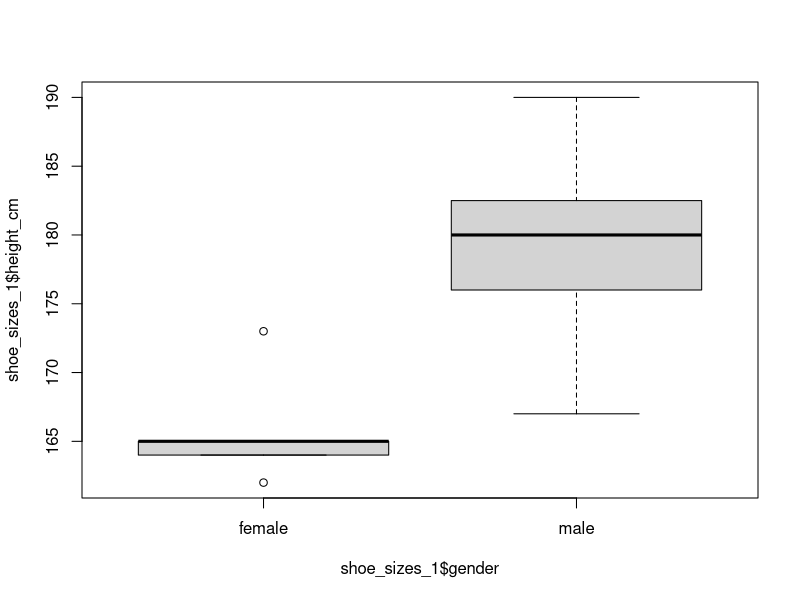
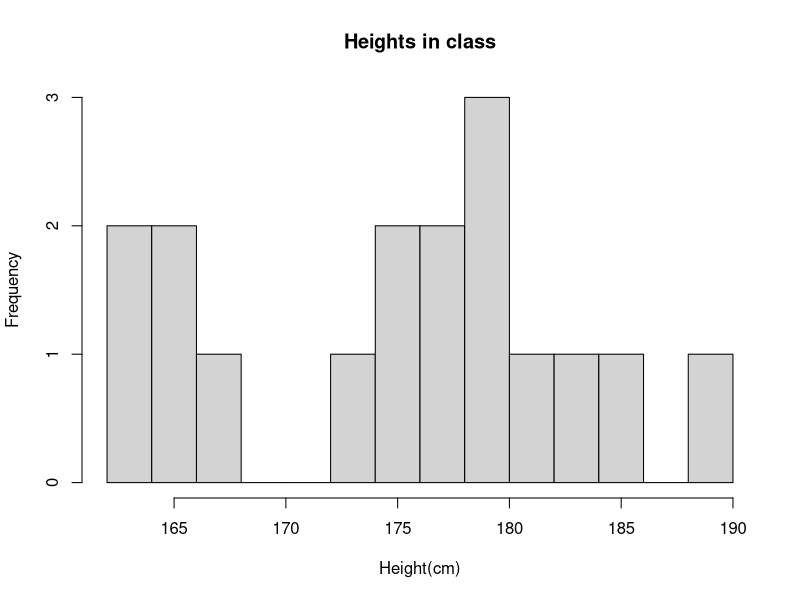
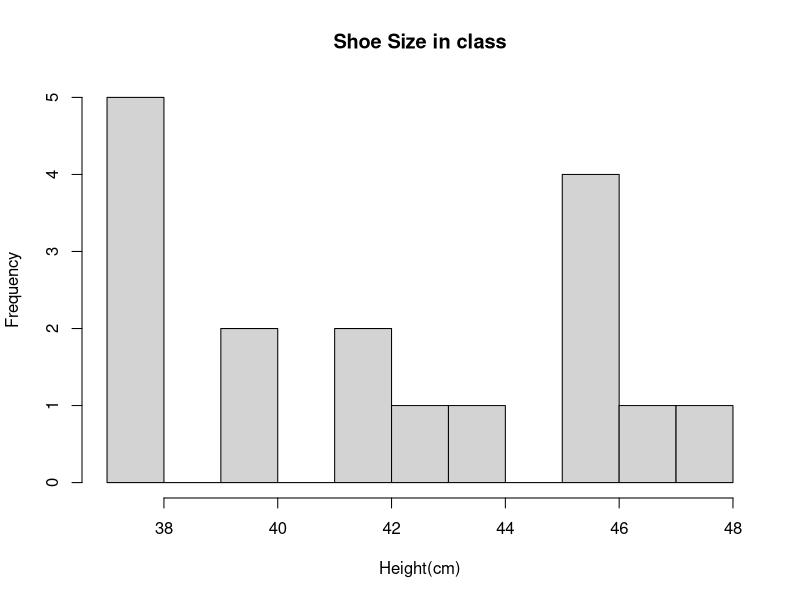
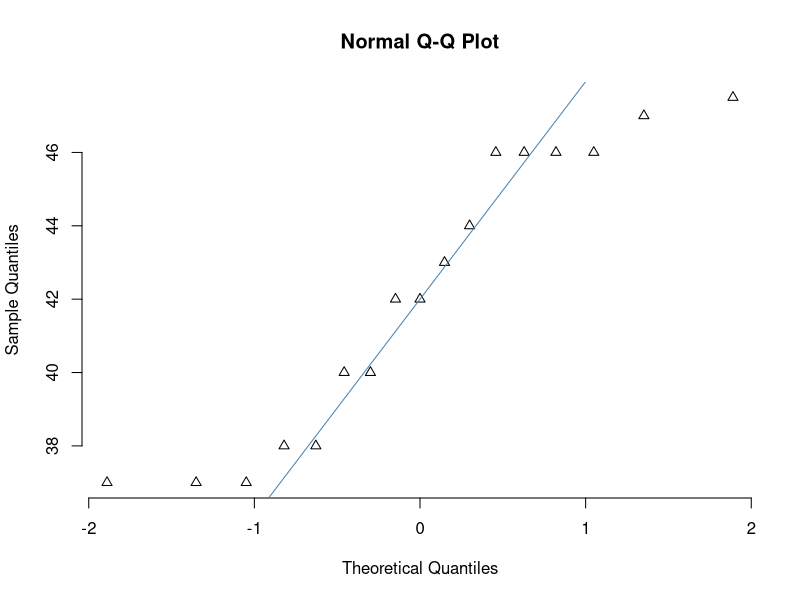

The R script that drew these images, in order:
## ---- chunk 1
knitr::opts_chunk$set(echo = TRUE)
## ---- chunk 2

library(readr)
shoe_sizes_1 <- read_csv("shoe_sizes_1.csv")
#View(shoe_sizes_1)

# head(shoe_sizes_1, 10)
tail(shoe_sizes_1, 5)

summary(shoe_sizes_1)

shoe_sizes_1$height_cm

boxplot(shoe_sizes_1$height_cm~shoe_sizes_1$gender)

mn <- mean(shoe_sizes_1$show_size_eu)
mn
std <- sd(shoe_sizes_1$show_size_eu)
std

hist(shoe_sizes_1$height_cm, 
     main = "Heights in class",
     xlab = "Height(cm)",
     ylab = "Frequency",
     breaks = 10)

hist(shoe_sizes_1$show_size_eu, 
     main = "Shoe Size in class",
     xlab = "Height(cm)",
     ylab = "Frequency",
     breaks = 10)

qqnorm(shoe_sizes_1$show_size_eu,
       pch = 2, frame = FALSE)

qqline(shoe_sizes_1$show_size_eu, 
       col = "steelblue", lwd = 1)






